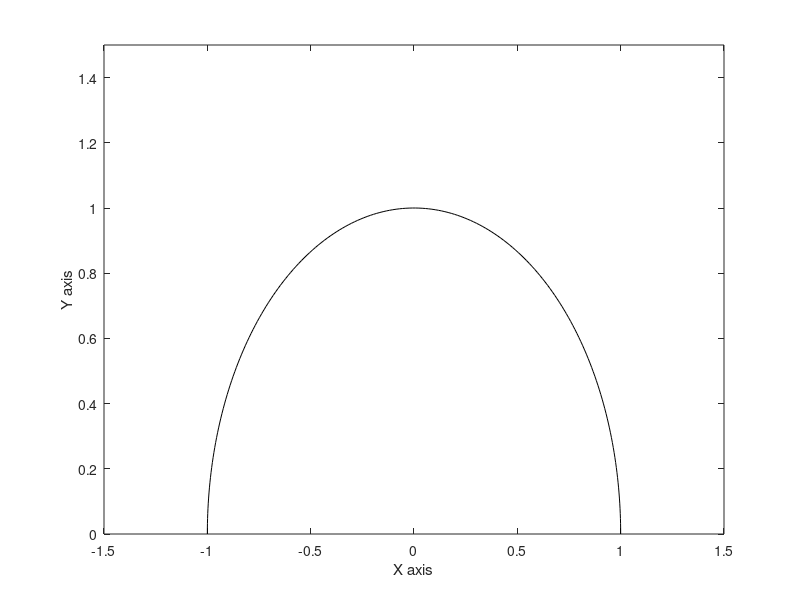

Source code (MATLAB): (Note: this script raises an error after producing the figure.)
% 
% record_time = 20;
% % start recording
% rec = audiorecorder(44100,16,2);
% record(rec, record_time);
% %fprintf('       ');
% angle = 0;
% prev = 1;
% i=0;
% while strcmp(rec.Running, 'on')
%     % while recording, shoot the online data to the buffer
%     pause(0.1);
% %     pause(rec);
%     % use itd to deal with the buffer
%     data = getaudiodata(rec);
%     data = data(prev:end,:);
%     [prev,~] = size(data);
%     angle = itd(data);
%     resume(rec);
%     % display online results
%     %fprintf('\b\b\b\b\b\b\b%-7s',num2str(angle));
%     disp(angle);
%     %i=i+1;
% end
% fprintf('\n');

% plot the angle estimation of the sound source
figure(3);
angle = linspace(0,pi,200);
plot(cos(angle), sin(angle), 'k-');
axis([-1.5 1.5 0 1.5]);
xlabel('X axis');
ylabel('Y axis');
hold on;

% initialize
rec = dsp.AudioRecorder('OutputNumOverrunSamples',true,'SampleRate',44100,'NumChannels',2);
%AFW = dsp.AudioFileWriter('myspeech.wav','FileFormat', 'WAV');
disp('Speak into microphone now');
angle = [];
audio = [];
prev_angle = 0;
angleHandle = plot(sin(0), cos(0),'ro', 'MarkerSize', 15);  

% start the loop 
tic;
prev_t = toc;
while toc < 10  
  [audioIn,nOverrun] = step(rec);
  audio = [audio ;audioIn];
  %step(AFW,audioIn);
  angle(end+1)= itd(audioIn);
  % plot the angle position on the unit circle every 0.1 seconds
  if toc-prev_t > 0.1
      delete(angleHandle);
      angleHandle = plot(sin(angle(end)), cos(angle(end)),'ro', 'MarkerSize', 15);  
      drawnow
      prev_t = toc;
  end

  
%   % avoid noise causing angle jumps
%   if abs(prev_angle-angle(end)) > 10
%       angle(end) = prev_angle;
%   end
%   prev_angle = angle(end);
  
  %disp(angle);
  if nOverrun > 0
    fprintf('Audio recorder queue was overrun by %d samples\n'...
        ,nOverrun);
  end
end
release(rec);
%release(AFW);
disp('Recording complete'); 
hold off;
